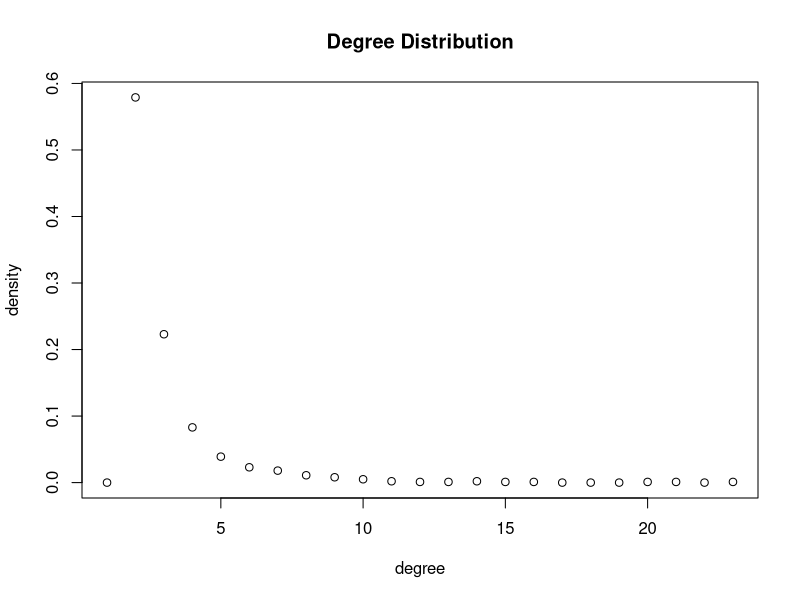
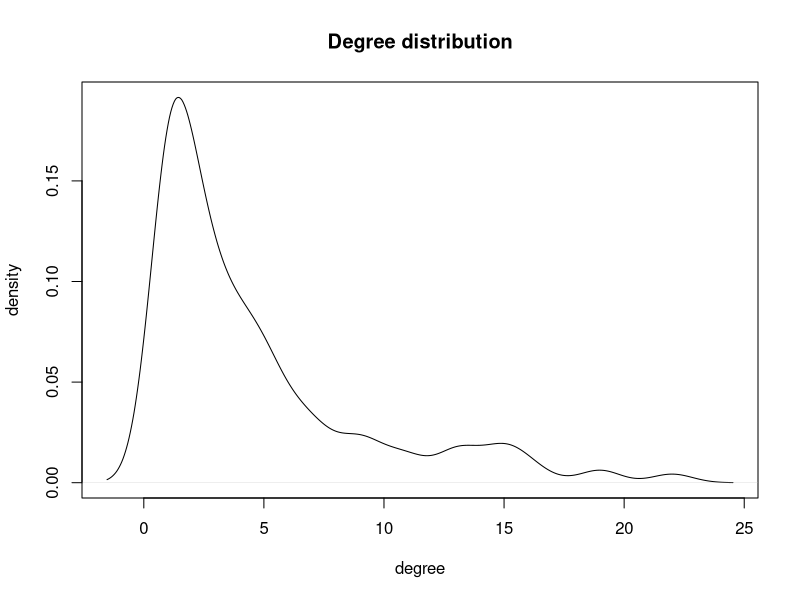

These charts were generated, in order, by the following R code:
library("igraph")

#solution 2 (a)
graph<- barabasi.game(1000,directed=FALSE)
d<-degree.distribution(graph)
plot(d, main='Degree Distribution',xlab="degree",ylab="density")


connectedness=diameter_=numeric(0)
for (i in 1:100){
  g = barabasi.game(1000,directed=FALSE)
  connectedness = c(connectedness, is.connected(g))
  diameter_ = c(diameter_, diameter(g))
}

Dia_avg = mean(diameter_)
cat("the average diameter of network is",Dia_avg,'\n')

#solution 2 (b)
con_avg = mean(connectedness)
cat("it has probability ",con_avg ,"the network is connected.",'\n')

cl = clusters(graph)
gccIndex = which.max(cl$csize)
nonGccNodes = (1:vcount(graph))[cl$membership != gccIndex]
gcc = delete.vertices(graph,nonGccNodes)
struct = fastgreedy.community(gcc)
mod = modularity(struct)
cat("the modularity of this 1000 nodes network is ",mod,'\n')

#solution 2 (c)
graph2<- barabasi.game(10000,directed=FALSE)
cl2 = clusters(graph2)
gccIndex2 = which.max(cl2$csize)
nonGccNodes2 = (1:vcount(graph2))[cl2$membership != gccIndex2]
gcc2 = delete.vertices(graph2,nonGccNodes2)
struct2 = fastgreedy.community(gcc2)
mod2 = modularity(struct2)
cat("the modularity of this 10000 nodes network is ",mod2,'\n')

#solution 2(d)
graph<- barabasi.game(1000,directed=FALSE)
degree_=numeric(0)
for(i in 1:1000){
  rand = sample(1000,1)
  neighbor_ = neighbors(graph,rand)
  picked = sample(neighbor_, 1)
  degree_ = c(degree_,degree(graph,picked))
}

plot(density(degree_),main='Degree distribution', xlab='degree', ylab='density')